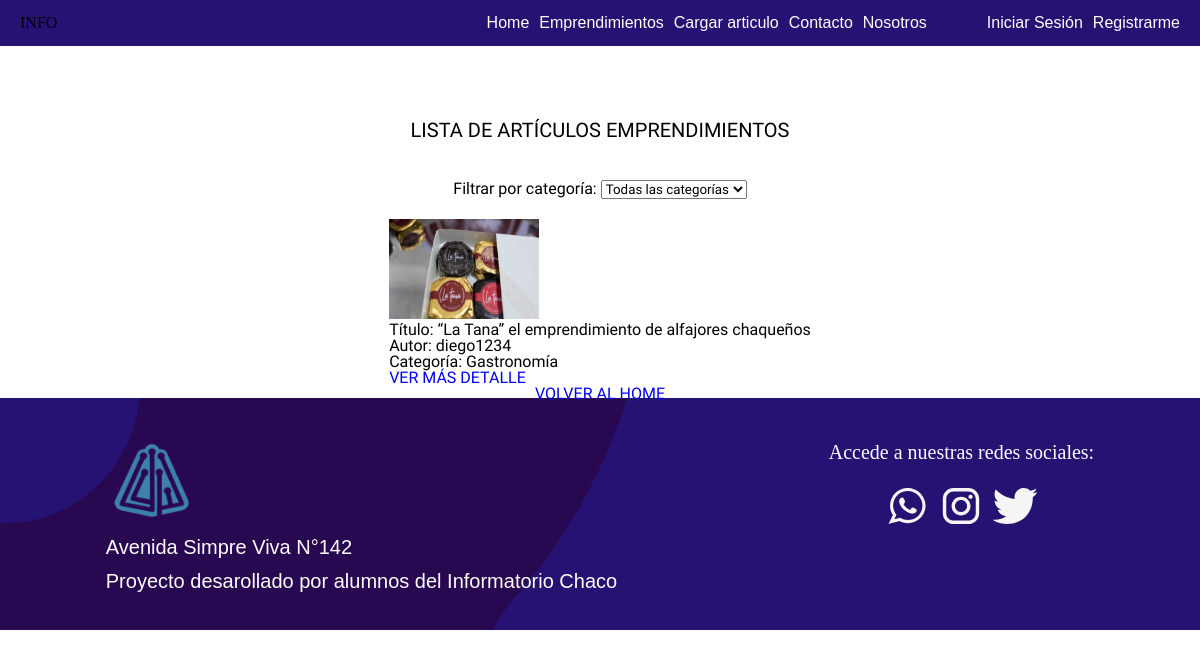
The app's page /emprendimientos/, older data.
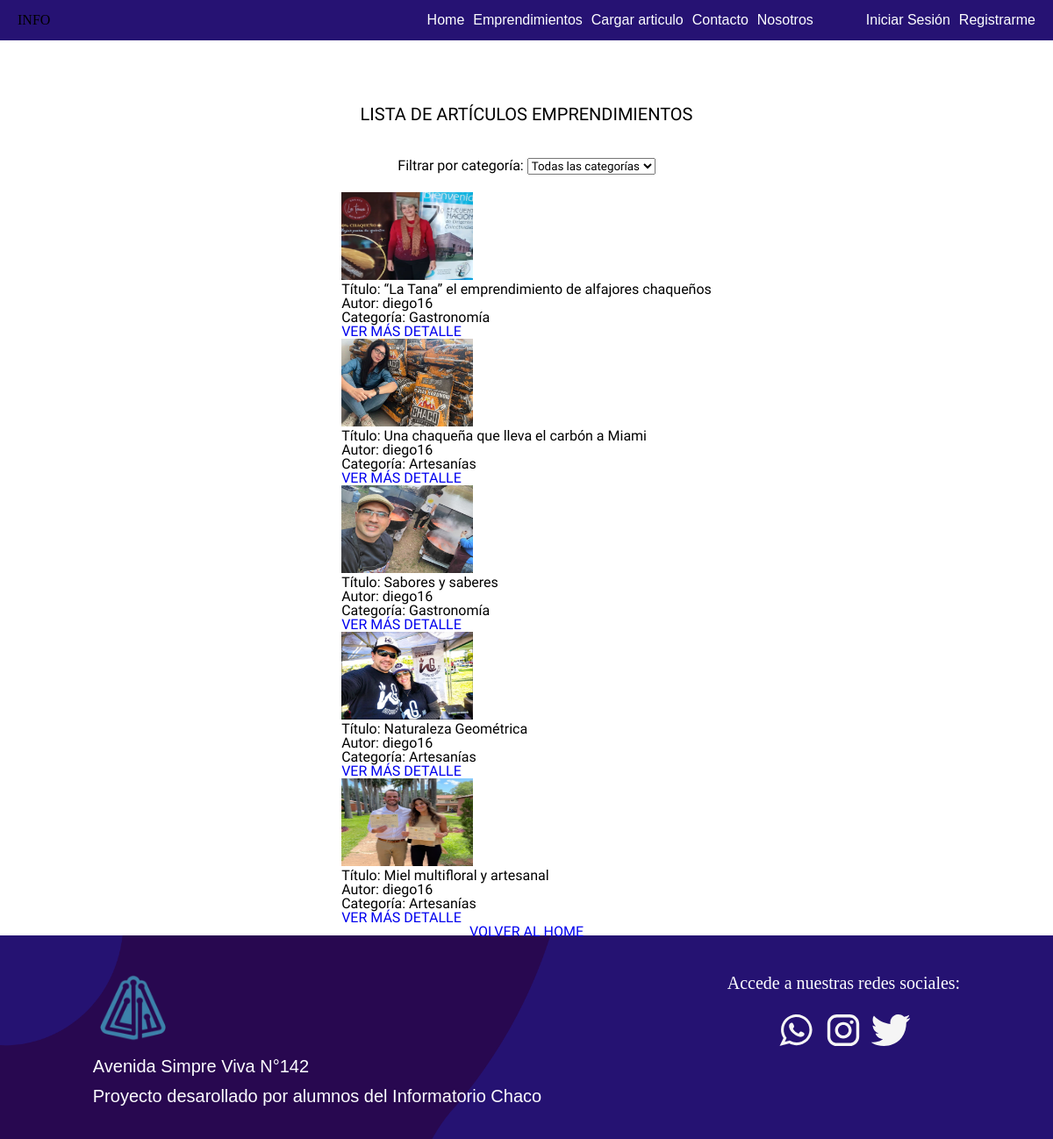
The same page, newer data.
### apps/emprendimientos/models.py (models this page shows, shortened)
class Articulo(models.Model):
    titulo = models.CharField(max_length=200)
    contenido = models.TextField()
    autor = models.ForeignKey(User, on_delete=models.CASCADE)
    categoria = models.ForeignKey(Categoria, on_delete=models.SET_NULL, null=True)
    fecha_publicacion = models.DateTimeField(auto_now_add=True)
    imagen = models.ImageField(upload_to='imagenes/',blank=True , null=True)
    destacado = models.BooleanField(default=False)

class Categoria(models.Model):
    nombre = models.CharField(max_length=100)
    descripcion = models.TextField(blank=True, null=True)

### apps/emprendimientos/views.py (the view)
# urls.py: path('', ArticuloListView.as_view(), name='lista_articulos'),
class ArticuloListView(ListView):
    model = Articulo
    template_name = 'emprendimientos/lista_articulos.html'
    context_object_name = 'articulos'
    def get_queryset(self):
        queryset = super().get_queryset()
        categoria_id = self.request.GET.get('categoria')
        if categoria_id:
            queryset = queryset.filter(categoria_id=categoria_id)
        return queryset
    def get_context_data(self, **kwargs):
        context = super().get_context_data(**kwargs)
        context['categorias'] = Categoria.objects.all()
        return context

### templates/emprendimientos/lista_articulos.html (shortened to what this page needs)
{% extends 'base.html' %}
{% block contenido %}
<section class="contenedor__listas">
<div class="titulo__articulos">
    <h1>LISTA DE ARTÍCULOS EMPRENDIMIENTOS</h1>
</div>
     <div class="filtrado__lista">
         <form method="GET" action="">
            <label for="categoria">Filtrar por categoría:</label>
            <select name="categoria" id="categoria" onchange="this.form.submit()">
                <option value="">Todas las categorías</option>
            </select>
        </form>
    </div>
    <div class="articulos__cargados">
        {% for articulo in object_list %}
        <div class="articulo-item">
            {% if articulo.imagen %}
                <img  class="imagen__cargadad" src="{{ articulo.imagen.url }}" alt="{{ articulo.titulo }}" width="150" height="100">
            {% else %}
                <p>No hay imagen disponible</p>
            {% endif %}
            <p>Título: {{ articulo.titulo }}</p>
            <p>Autor: {{ articulo.autor }}</p>
            <p><strong>Categoría:</strong> {{ articulo.categoria.nombre }}</p>
            <p><a href="{% url 'emprendimientos:detalle_articulo' articulo.pk %}">VER MÁS DETALLE</a></p>
        </div>
        {% empty %}
        <p>No hay artículos disponibles en esta categoría.</p>
        {% endfor %}
    </div>
    <a href="{% url 'index' %}">VOLVER AL HOME</a>
</section>
    {% endblock contenido %}

### templates/base.html (shortened to what this page needs)
{% load static %}
<!doctype html>
<html lang="en">
    <head>
        <link rel="stylesheet" href="{% static 'css/style.css' %}">
        <link rel="stylesheet" href="{% static 'css/index.css' %}">
        <link rel="stylesheet" href="{% static 'css/reset.css' %}">
        <link rel="stylesheet" href="{% static 'css/lista_articulos.css' %}">
    </head>
    <body>
        <div class="contenendor__encabezado">
            <header class="encabezado">
                <div class="log">
                    INFO <img src="" alt="">
                </div>
                <div class="contenedor__navegacion">
                    <nav class="encabezado__navegador">
                        <ul class="encabezado__navegador--lista">
                            <li><a href="{% url 'index' %}" class="navegacion">Home</a></li>
                            <li><a href="{% url 'emprendimientos:lista_articulos' %}" class="navegacion">Emprendimientos</a></li>
                            <li><a href="{% url 'emprendimientos:crear_articulo' %}" class="navegacion">Cargar articulo</a></li>
                            <li><a href="{% url 'contacto' %}" class="navegacion">Contacto</a></li>
                            <li><a href="{% url 'nosotros' %}" class="navegacion">Nosotros</a></li>
                        </ul>
                    </nav>
                    <div class="contenedor__registro">
                        <ul class="encabezado__navegador--registro">
                            {% if user.is_authenticated %}
                            <li><a href="{% url 'Usuarios:perfil' %}" class="registro"> Perfil de Usuario</a></li>
                                <li>
                                    <form action="{% url 'Usuarios:logout' %}" method="post" style="display:inline;">
                                       {% csrf_token %}
                                       <button type="submit" class="registro">Cerrar sesión</button>
                                    </form>
                                </li>
                            {% else %}
                                <li><a href="{% url 'Usuarios:login' %}" class="registro">Iniciar Sesión</a></li>
                                <li><a href="{% url 'Usuarios:registro_usuario' %}" class="registro">Registrarme</a></li>
                            {% endif %}
                        </ul>
                    </div>
                </div>
            </header>
        </div>
        <main>
            {% block contenido %}
            {% endblock contenido%}
        </main>
        <footer class="footer__container">
            <div class="footer">
                <div class="footer__logo-container">
                    <img class="footer__logo-icon" src="{% static 'img/infovector.png' %}" alt="">
                    <div class="footer__info-container">
                        <div class="footer__text-info">Avenida Simpre Viva N°142</div>
                        <div class="footer__text-info">Proyecto desarollado por alumnos del Informatorio Chaco</div>
                    </div>
                </div>
                <div class="footer__social-media-container">
                    <div class="footer__social-media-text">Accede a nuestras redes sociales:</div>
                    <div class="footer__social-media-icons">
                        <a href="">
                            <img class="footer__social-media-icon" alt="" src="{% static 'img/whatsapp-1.svg' %}" />
                        </a>
                        <a href="">
                            <img class="footer__social-media-icon" alt="" src="{% static 'img/instragam-1.svg' %}" />
                        </a>
                        <a href="">
                            <img class="footer__social-media-icon" alt="" src="{% static 'img/twiter-1.svg' %}" />
                        </a>
                    </div>
                </div>
            </div>
        </footer>
    </body>
</html>

### static/css/style.css (style rules this page uses)
* { box-sizing: border-box; font-family: 'Work Sans'; margin: 0; padding: 0; }
html { scroll-behavior: smooth; }
:root { --color-purpura: rgb(40, 8, 81); --color-azulpupura: rgb(38, 18, 115); --color-azul-yankees: #092d51; --color-blanco: rgb(253, 254, 255); --color-negro: rgb(0, 0, 0); }
.contenendor__encabezado { background-color: var(--color-azulpupura); position: fixed; width: 100%; top: 0; left: 0; z-index: 99; }
.encabezado { max-width: 1200px; margin: auto; display: flex; justify-content: space-between; align-items: center; padding: 15px 20px; }
.contenedor__navegacion { display: flex; gap: 60px; }
.encabezado__navegador--lista, .encabezado__navegador--registro { display: flex; gap: 10px; }
a { text-decoration: none; }
.registro, .navegacion { color: var(--color-blanco); font-family: sans-serif; }
.footer__container { background-image: url('../img/2.png'); background-size: cover; width: 100%; padding: 40px 0; margin-top: -4px; }
.footer { justify-content: space-around; display: flex; align-items: stretch; max-width: 1200px; margin: 0 auto; color: var(--color-blanco, #092d51); flex-direction: row; flex-wrap: nowrap; }
.footer__logo-icon { max-width: 90px; margin-bottom: -6px; }
.footer__logo-container { display: flex; flex-direction: column; gap: 16px; }
.footer__info-container { display: flex; flex-direction: column; gap: 16px; }
.footer__text-info { color: var(--color-blanco, #F5F5F5); font-size: 20px; font-family: sans-serif; font-style: normal; font-weight: 400; line-height: 18px; }
.footer__social-media-container { text-align: center; }
.footer__social-media-text { color: var(--color-blanco, #F5F5F5); font-size: 20px; font-style: normal; font-weight: 400; line-height: 28px; margin-bottom: 16px; }
.footer__social-media-icon { width: 50px; }

### static/css/lista_articulos.css (style rules this page uses)
.contenedor__listas { max-width: 1472px; padding-top: 100px; display: flex; flex-direction: column; align-items: center; justify-content: center; }
.titulo__articulos { padding: 20px 0; font-size: 20px; }
.filtrado__lista { padding: 20px 0; }

Row changes from the older to the newer data that the page shows:
changed Articulo "“La Tana” el emprendimiento de alfajores chaqueños": imagen: a different picture; autor "diego1234" → "diego16"
added Articulo: imagen (picture), titulo "Una chaqueña que lleva el carbón a Miami", autor "diego16", categoria.nombre "Artesanías"
added Articulo: imagen (picture), titulo "Sabores y saberes", autor "diego16", categoria.nombre "Gastronomía"
added Articulo: imagen (picture), titulo "Naturaleza Geométrica", autor "diego16", categoria.nombre "Artesanías"
added Articulo: imagen (picture), titulo "Miel multifloral y artesanal", autor "diego16", categoria.nombre "Artesanías"
